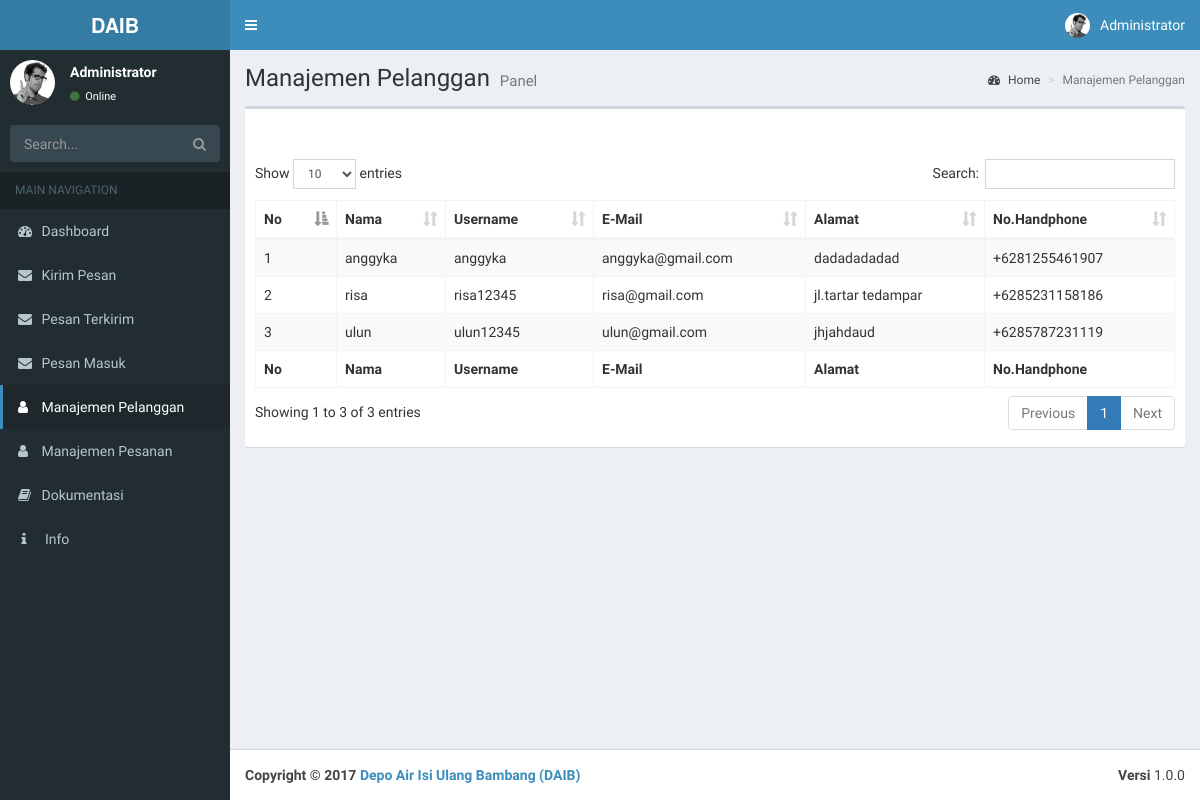
Screenshot of /manajemenPelanggan.php with the database file from the repository.
### tables this page shows
CREATE TABLE IF NOT EXISTS `tb_pelanggan_new` (
`id_pelanggan` int(10) NOT NULL,
  `nama_pelanggan` varchar(20) NOT NULL,
  `username_pelanggan` varchar(20) NOT NULL,
  `email_pelanggan` varchar(20) NOT NULL,
  `alamat_pelanggan` varchar(100) NOT NULL,
  `hp_pelanggan` varchar(14) NOT NULL,
  `pass` varchar(255) NOT NULL
);

### manajemenPelanggan.php (the view, shortened to what this page needs)
<?php
require_once('header.php');
require_once('config/database.php');
?>
  <div class="content-wrapper">
    <section class="content-header">
      <h1>
        Manajemen Pelanggan
        <small>Panel</small>
      </h1>
      <ol class="breadcrumb">
        <li><a href="#"><i class="fa fa-dashboard"></i> Home</a></li>
        <li class="active">Manajemen Pelanggan</li>
      </ol>
    </section>
    <section class="content">
      <div class="row">
        <div class="col-lg-12 col-xs-12">
		<div class="box">
            <div class="box-header">
            </div>
            <div class="box-body table-responsive">
              <table id="example1" class="table table-bordered table-striped">
                <thead>
                <tr>
                  <th>No</th>
                  <th>Nama</th>
                  <th>Username</th>
                  <th>E-Mail</th>
                  <th>Alamat</th>
                  <th>No.Handphone</th>
                </tr>
                </thead>
                <tbody>
				<?php
				$query = "SELECT * FROM tb_pelanggan_new";
				$hasil = mysqli_query($koneksi,$query);
				$num=1;
				while($row = mysqli_fetch_array($hasil)){
					?>
					<tr>
					  <td><?php echo $num; ?></td>
					  <td><?php echo $row['nama_pelanggan']; ?></td>
					  <td><?php echo $row['username_pelanggan']; ?></td>
					  <td><?php echo $row['email_pelanggan']; ?></td>
					  <td><?php echo $row['alamat_pelanggan']; ?></td>
					  <td><?php echo $row['hp_pelanggan']; ?></td>
					</tr>
					<?php
				$num++;
				}
				?>
                </tbody>
                <tfoot>
                <tr>
                  <th>No</th>
                  <th>Nama</th>
                  <th>Username</th>
                  <th>E-Mail</th>
                  <th>Alamat</th>
                  <th>No.Handphone</th>
                </tr>
                </tfoot>
              </table>
            </div>
          </div>
        </div>
      </div>
    </section>
  </div>
<?php
require_once('footer.php');
?>

### rows the page displays
tb_pelanggan_new: nama_pelanggan "anggyka", username_pelanggan "anggyka", email_pelanggan "anggyka@gmail.com", alamat_pelanggan "dadadadadad", hp_pelanggan "+6281255461907"
tb_pelanggan_new: nama_pelanggan "risa", username_pelanggan "risa12345", email_pelanggan "risa@gmail.com", alamat_pelanggan "jl.tartar tedampar", hp_pelanggan "+6285231158186"
tb_pelanggan_new: nama_pelanggan "ulun", username_pelanggan "ulun12345", email_pelanggan "ulun@gmail.com", alamat_pelanggan "jhjahdaud", hp_pelanggan "+6285787231119"
